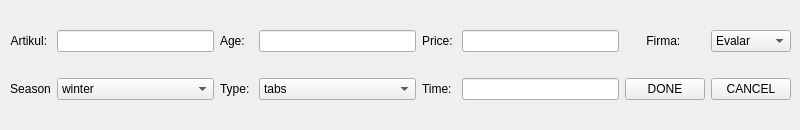
    <widget class="QWidget" name="edit_vitamins">
     <widget class="QWidget" name="gridLayoutWidget_7">
      <property name="geometry">
       <rect>
        <x>10</x>
        <y>10</y>
        <width>781</width>
        <height>111</height>
       </rect>
      </property>
      <layout class="QGridLayout" name="gridLayout_5">
       <item row="0" column="5">
        <widget class="QLineEdit" name="price_vitamins_2"/>
       </item>
       <item row="1" column="4">
        <widget class="QLabel" name="label_28">
         <property name="text">
          <string>Time: </string>
         </property>
        </widget>
       </item>
       <item row="1" column="0">
        <widget class="QLabel" name="label_29">
         <property name="text">
          <string>Season</string>
         </property>
         <property name="alignment">
          <set>Qt::AlignCenter</set>
         </property>
        </widget>
       </item>
       <item row="0" column="6">
        <widget class="QLabel" name="label_30">
         <property name="text">
          <string>Firma: </string>
         </property>
         <property name="alignment">
          <set>Qt::AlignCenter</set>
         </property>
        </widget>
       </item>
       <item row="0" column="0">
        <widget class="QLabel" name="label_31">
         <property name="text">
          <string>Artikul: </string>
         </property>
         <property name="alignment">
          <set>Qt::AlignCenter</set>
         </property>
        </widget>
       </item>
       <item row="0" column="3">
        <widget class="QLineEdit" name="age_vitamins_2"/>
       </item>
       <item row="0" column="1">
        <widget class="QLineEdit" name="artikul_vitamins_2"/>
       </item>
       <item row="0" column="2">
        <widget class="QLabel" name="label_32">
         <property name="text">
          <string>Age: </string>
         </property>
        </widget>
       </item>
       <item row="0" column="4">
        <widget class="QLabel" name="label_33">
         <property name="text">
          <string>Price: </string>
         </property>
         <property name="alignment">
          <set>Qt::AlignCenter</set>
         </property>
        </widget>
       </item>
       <item row="1" column="2">
        <widget class="QLabel" name="label_34">
         <property name="text">
          <string>Type: </string>
         </property>
        </widget>
       </item>
       <item row="1" column="3">
        <widget class="QComboBox" name="type_2">
         <item>
          <property name="text">
           <string>tabs</string>
          </property>
         </item>
         <item>
          <property name="text">
           <string>capsuls</string>
          </property>
         </item>
        </widget>
       </item>
       <item row="1" column="6">
        <widget class="QPushButton" name="edit_vitamins_2">
         <property name="text">
          <string>DONE</string>
         </property>
        </widget>
       </item>
       <item row="1" column="7">
        <widget class="QPushButton" name="cancel_vitamins_2">
         <property name="text">
          <string>CANCEL</string>
         </property>
        </widget>
       </item>
       <item row="1" column="5">
        <widget class="QLineEdit" name="time_2"/>
       </item>
       <item row="1" column="1">
        <widget class="QComboBox" name="season_2">
         <item>
          <property name="text">
           <string>winter</string>
          </property>
         </item>
         <item>
          <property name="text">
           <string>summer</string>
          </property>
         </item>
         <item>
          <property name="text">
           <string>spring</string>
          </property>
         </item>
         <item>
          <property name="text">
           <string>autemn</string>
          </property>
         </item>
        </widget>
       </item>
       <item row="0" column="7">
        <widget class="QComboBox" name="firma_vitamins_2">
         <item>
          <property name="text">
           <string>Evalar</string>
          </property>
         </item>
         <item>
          <property name="text">
           <string>Stoletov</string>
          </property>
         </item>
         <item>
          <property name="text">
           <string>DocVet</string>
          </property>
         </item>
        </widget>
       </item>
      </layout>
     </widget>
    </widget>
